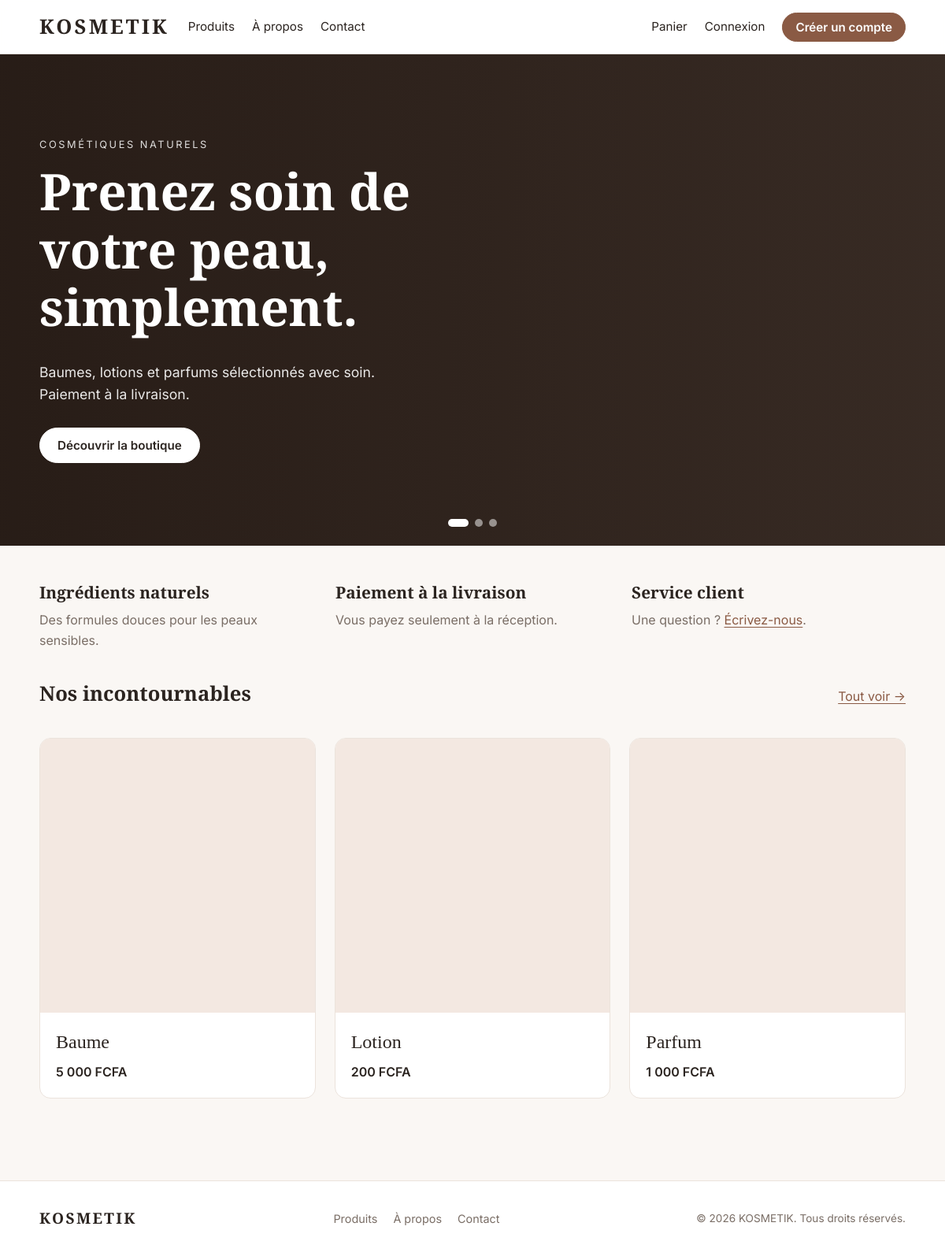
The page / on the database its author committed.
### tables this page shows
CREATE TABLE IF NOT EXISTS `products` (
  `id` int(11) NOT NULL auto_increment,
  `product_code` varchar(60) NOT NULL,
  `product_name` varchar(60) NOT NULL,
  `product_desc` tinytext NOT NULL,
  `product_img_name` varchar(60) NOT NULL,
  `qty` int(5) NOT NULL,
  `price` decimal(10,2) NOT NULL,
  PRIMARY KEY  (`id`),
  UNIQUE KEY `product_code` (`product_code`)
);

### includes/bootstrap.php (called while the page is built, shortened)
<?php
$CONFIG = require __DIR__ . '/config.php';
function db(): mysqli
{
    static $db = null;
    global $CONFIG;
    if ($db === null) {
        try {
            $db = new mysqli($CONFIG['db_host'], $CONFIG['db_user'], $CONFIG['db_pass'], $CONFIG['db_name']);
            $db->set_charset('utf8mb4');
        } catch (mysqli_sql_exception $e) {
            error_log('DB connection failed: ' . $e->getMessage());
            http_response_code(503);
            exit('Service momentanément indisponible. Veuillez réessayer plus tard.');
        }
    }
    return $db;
}
function db_query(string $sql, string $types = '', array $params = []): mysqli_stmt
{
    $stmt = db()->prepare($sql);
    $stmt->execute();
    return $stmt;
}
function db_all(string $sql, string $types = '', array $params = []): array
{
    return db_query($sql, $types, $params)->get_result()->fetch_all(MYSQLI_ASSOC);
}
function e(mixed $v): string
{
    return htmlspecialchars((string) $v, ENT_QUOTES | ENT_SUBSTITUTE, 'UTF-8');
}
function money(float|string $amount): string
{
    global $CONFIG;
    return number_format((float) $amount, 0, ',', ' ') . ' ' . $CONFIG['currency'];
}

### includes/config.php (called while the page is built, shortened)
<?php
$config = [
    'app_name'    => 'KOSMETIK',
    'currency'    => 'FCFA',
    'debug'       => getenv('APP_DEBUG') === '1',
    'db_host'     => getenv('DB_HOST') ?: 'localhost',
    'db_name'     => getenv('DB_NAME') ?: 'kosmetik',
    'db_user'     => getenv('DB_USER') ?: 'root',
    'db_pass'     => getenv('DB_PASS') ?: '',
    'smtp_host'   => getenv('SMTP_HOST') ?: 'localhost',
    'smtp_port'   => (int) (getenv('SMTP_PORT') ?: 1025),
    'mail_from'   => getenv('MAIL_FROM') ?: 'no-reply@kosmetik.com',
    'contact_email' => 'support@kosmetik.com',
];
$local = __DIR__ . '/config.local.php';
return $config;

### index.php (the view, shortened to what this page needs)
<?php
require __DIR__ . '/includes/bootstrap.php';
$featured = db_all('SELECT id, product_name, product_img_name, price FROM products WHERE qty > 0 ORDER BY id LIMIT 3');
require __DIR__ . '/includes/header.php';
?>
<section class="hero">
  <div class="slideshow" aria-roledescription="carrousel" aria-label="Nos univers">
  </div>
  <div class="hero-overlay"></div>
  <div class="container hero-content">
    <p class="eyebrow">Cosmétiques naturels</p>
    <h1>Prenez soin de votre peau, simplement.</h1>
    <p class="hero-sub">Baumes, lotions et parfums sélectionnés avec soin. Paiement à la livraison.</p>
    <a class="btn btn-light" href="products.php">Découvrir la boutique</a>
  </div>
  <div class="slide-dots" role="tablist" aria-label="Choisir une image">
    <button class="dot is-active" aria-label="Image 1"></button>
    <button class="dot" aria-label="Image 2"></button>
    <button class="dot" aria-label="Image 3"></button>
  </div>
</section>
<section class="container features">
  <div><h3>Ingrédients naturels</h3><p class="muted">Des formules douces pour les peaux sensibles.</p></div>
  <div><h3>Paiement à la livraison</h3><p class="muted">Vous payez seulement à la réception.</p></div>
  <div><h3>Service client</h3><p class="muted">Une question ? <a href="contact.php">Écrivez-nous</a>.</p></div>
</section>
<?php if ($featured): ?>
<section class="container page">
  <div class="page-head row-between">
    <h2>Nos incontournables</h2>
    <a href="products.php">Tout voir →</a>
  </div>
  <div class="product-grid">
    <?php foreach ($featured as $p): ?>
      <a class="product-card product-card-link" href="products.php">
        <div class="product-media"><img src="images/products/<?= e(basename($p['product_img_name'])) ?>" alt="<?= e($p['product_name']) ?>" loading="lazy" width="400" height="400"></div>
        <div class="product-body row-between"><span class="product-name"><?= e($p['product_name']) ?></span><span class="price"><?= e(money($p['price'])) ?></span></div>
      </a>
    <?php endforeach; ?>
  </div>
</section>
<?php endif; ?>
<?php require __DIR__ . '/includes/footer.php'; ?>

### assets/css/style.css (style rules this page uses)
:root { --bg: #faf7f4; --surface: #ffffff; --text: #2b2420; --muted: #7a6e66; --line: #ebe3dc; --accent: #8a5a44; --accent-dark: #6e4433; --accent-soft: #f3e8e1; --danger: #b4382f; --success: #2f7a4f; --radius: 14px; --shadow: 0 1px 2px rgba(43, 36, 32, .04), 0 8px 24px rgba(43, 36, 32, .06); --serif: 'Cormorant Garamond', Georgia, serif; --sans: 'Inter', system-ui, -apple-system, 'Segoe UI', sans-serif; }
*, *::before, *::after { box-sizing: border-box; }
html { -webkit-text-size-adjust: 100%; }
body { margin: 0; font-family: var(--sans); font-size: 16px; line-height: 1.6; color: var(--text); background: var(--bg); display: flex; flex-direction: column; min-height: 100vh; }
a { color: var(--accent); text-underline-offset: 3px; }
h1, h2, h3 { font-family: var(--serif); font-weight: 600; line-height: 1.15; margin: 0 0 .5em; }
h1 { font-size: clamp(2rem, 4vw, 2.75rem); }
h2 { font-size: 1.6rem; }
h3 { font-size: 1.3rem; }
.container { width: 100%; max-width: 1140px; margin: 0 auto; padding: 0 20px; }
.page { padding-top: 40px; padding-bottom: 64px; }
.page-head { margin-bottom: 28px; }
.row-between { display: flex; justify-content: space-between; align-items: baseline; gap: 12px; }
.muted { color: var(--muted); }
.btn { display: inline-flex; align-items: center; justify-content: center; gap: 8px; background: var(--accent); color: #fff; border: 1px solid var(--accent); padding: 12px 22px; border-radius: 999px; font: 600 .95rem var(--sans); text-decoration: none; cursor: pointer; transition: background .15s, transform .05s; }
.btn-light { background: #fff; color: var(--text); border-color: #fff; }
.hero { position: relative; height: min(78vh, 680px); overflow: hidden; background: #3a2d26; color: #fff; }
.slideshow, .slide { position: absolute; inset: 0; width: 100%; height: 100%; }
.hero-overlay { position: absolute; inset: 0; background: linear-gradient(90deg, rgba(30,20,15,.65), rgba(30,20,15,.1)); }
.hero-content { position: relative; height: 100%; display: flex; flex-direction: column; justify-content: center; align-items: flex-start; max-width: 1140px; }
.hero-content h1 { font-size: clamp(2.4rem, 6vw, 4rem); max-width: 14ch; color: #fff; }
.hero-sub { max-width: 44ch; font-size: 1.1rem; opacity: .9; margin: 0 0 28px; }
.eyebrow { text-transform: uppercase; letter-spacing: .2em; font-size: .8rem; opacity: .85; margin: 0 0 12px; }
.slide-dots { position: absolute; bottom: 24px; left: 0; right: 0; display: flex; justify-content: center; gap: 8px; }
.dot { width: 10px; height: 10px; border-radius: 50%; border: 0; background: rgba(255,255,255,.5); cursor: pointer; padding: 0; transition: .2s; }
.dot.is-active { background: #fff; width: 26px; border-radius: 5px; }
.features { display: grid; grid-template-columns: repeat(3, 1fr); gap: 28px; padding-top: 48px; }
.features p { margin: 0; }
.product-grid { display: grid; grid-template-columns: repeat(auto-fill, minmax(260px, 1fr)); gap: 24px; }
.product-card { background: var(--surface); border: 1px solid var(--line); border-radius: var(--radius); overflow: hidden; display: flex; flex-direction: column; transition: box-shadow .2s, transform .2s; }
.product-card-link { text-decoration: none; color: var(--text); }
.product-media { position: relative; aspect-ratio: 1; background: var(--accent-soft); }
.product-body { padding: 18px 20px 20px; display: flex; flex-direction: column; gap: 6px; flex: 1; }
.product-name { font-family: var(--serif); font-size: 1.5rem; margin: 0; }
.price { font-weight: 600; }

### rows shown on the page
products: product_name "Baume", price "5 000 FCFA"
products: product_name "Lotion", price "200 FCFA"
products: product_name "Parfum", price "1 000 FCFA"

### other values the page prints
$CONFIG['app_name'] "KOSMETIK"
$label "Produits"
$label "À propos"
$label "Contact"
